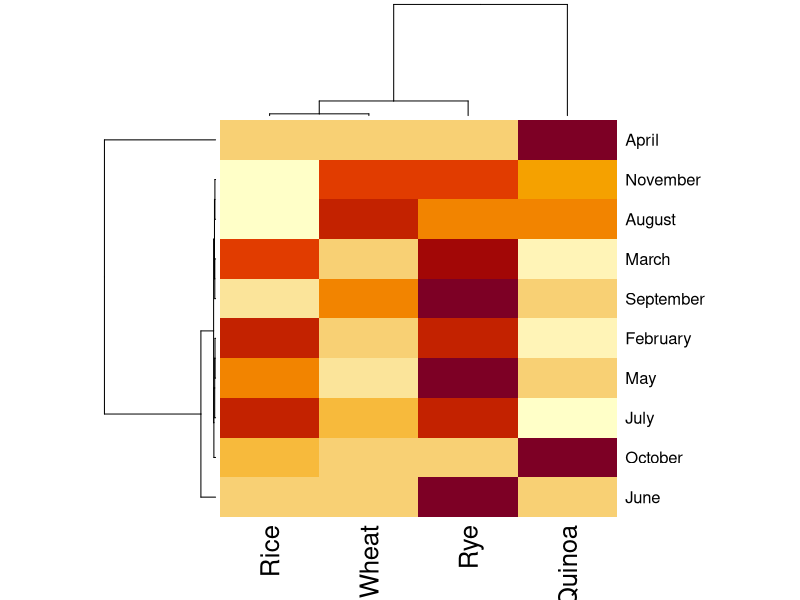
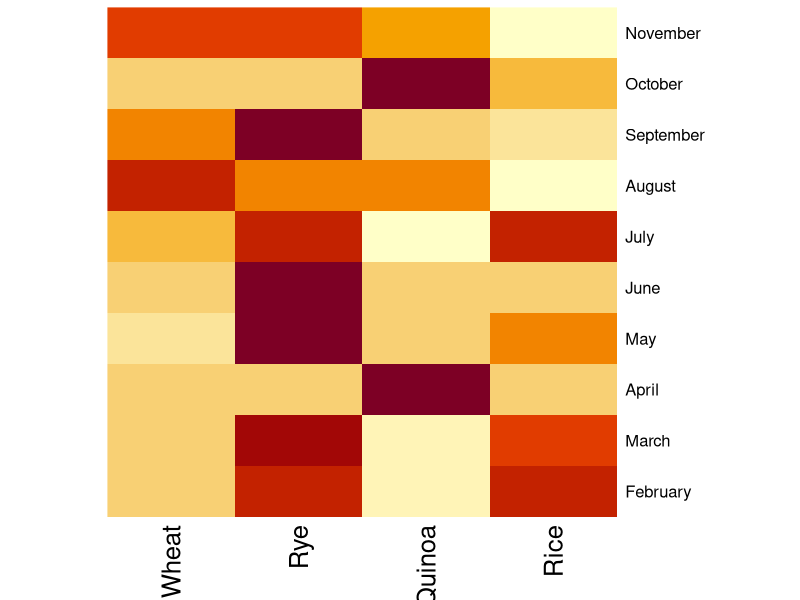
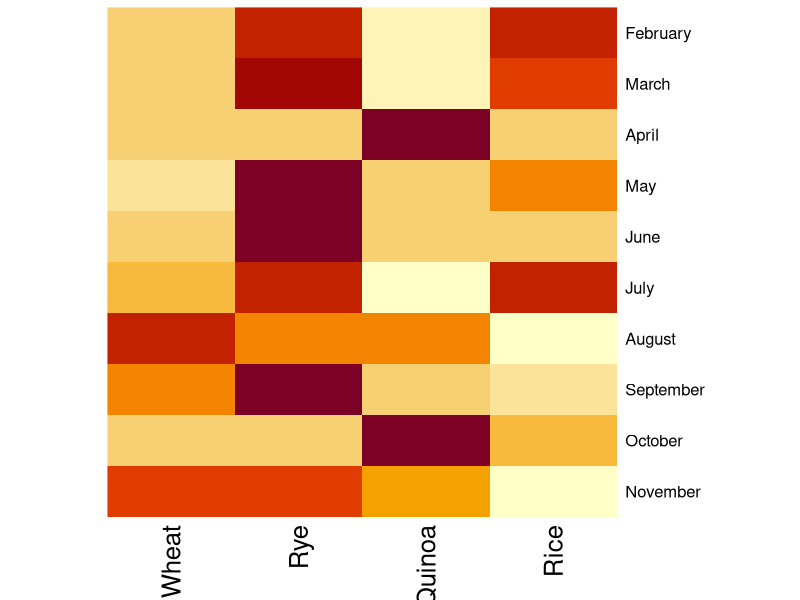
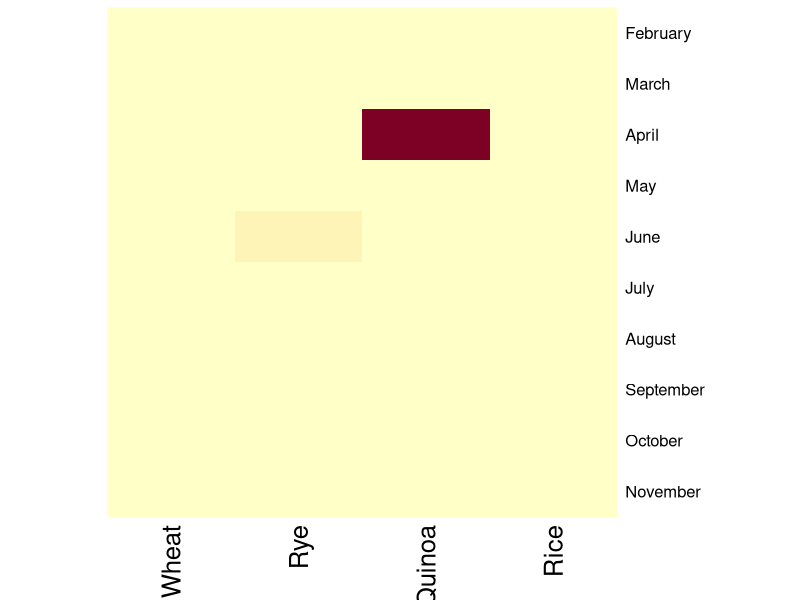
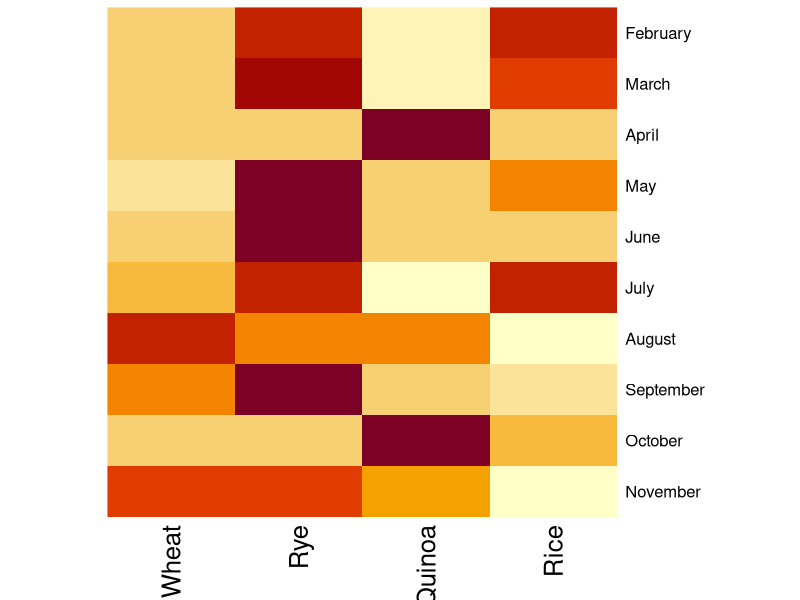
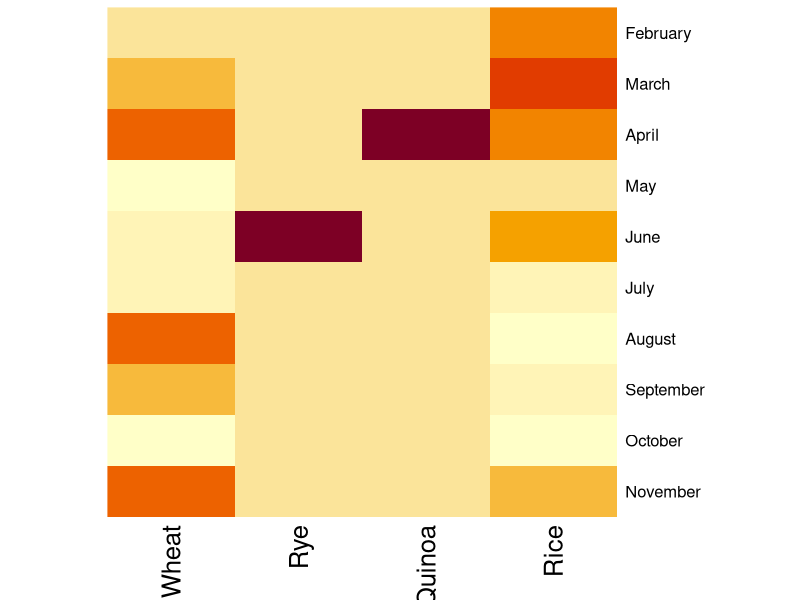
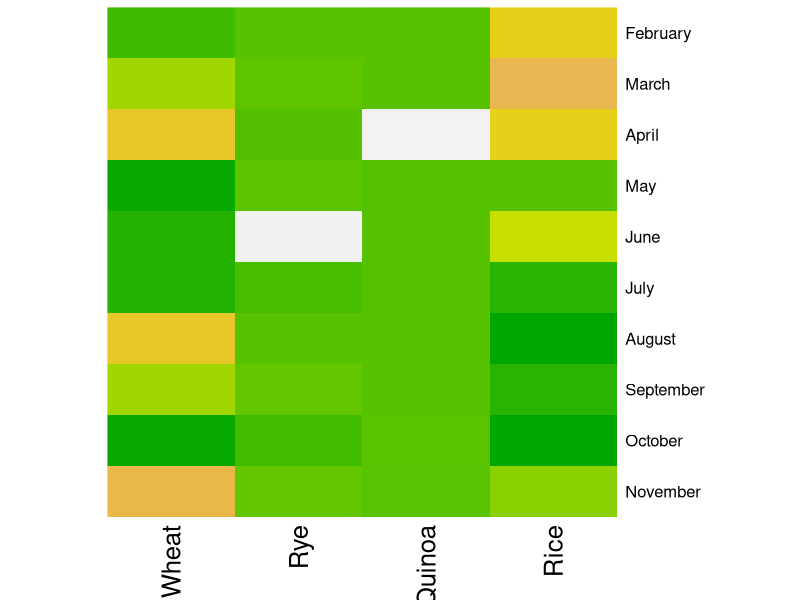
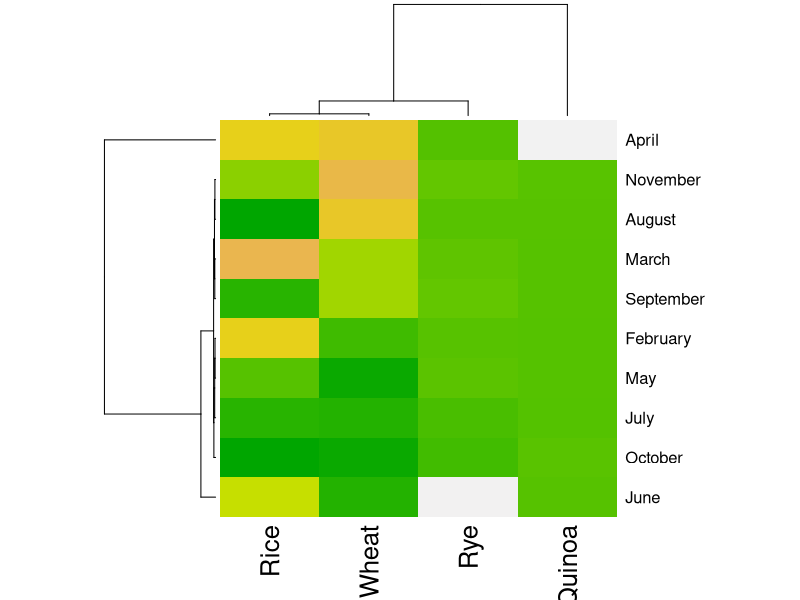

Here is the R script that generated these plots, in order:
# Copyright Mark Niemann-Ross, 2019
# Author: Mark Niemann-Ross. mark.niemannross@gmail.com
# LinkedIn: https://www.linkedin.com/in/markniemannross/
# Github: https://github.com/mnr
# More Learning: http://niemannross.com/link/mnratlil
# Description: heatmap

# first concern about heatmap - data must be a numeric matrix

mySimpleData <- matrix(c(sample(1:10, 40, replace=TRUE)), nrow = 10)
mySimpleData[15] <- 100 # YIKES! an outlier!
mySimpleData[23] <- 750 # YIKES! an outlier!
mySimpleColNames <- c("Wheat", "Rye", "Quinoa", "Rice" )
dimnames(mySimpleData) <- list(c(month.name[2:11]), mySimpleColNames)

# the very basic heatmap
heatmap(mySimpleData) 
# rows and columns are grouped and a dendogram is shown

# use RowV and ColV = NA to suppress dendogram
heatmap(mySimpleData, Rowv = NA, Colv = NA) 

# months from top to bottom
heatmap(mySimpleData, Rowv = NA, Colv = NA, revC = TRUE) 

# scale = none keeps the color -> value consistent
# row/column scaled to mean of 0, stdDev = 1
heatmap(mySimpleData, Rowv = NA, Colv = NA, revC = TRUE, scale = "none") 
heatmap(mySimpleData, Rowv = NA, Colv = NA, revC = TRUE, scale = "row")
heatmap(mySimpleData, Rowv = NA, Colv = NA, revC = TRUE, scale = "column") 

# change the colors
heatmap(mySimpleData, 
        Rowv = NA, Colv = NA, revC = TRUE,
        scale = "column",
        col=terrain.colors(max(mySimpleData))
        ) 

heatmap(mySimpleData, 
        scale = "column",
        col=terrain.colors(max(mySimpleData))
) 
